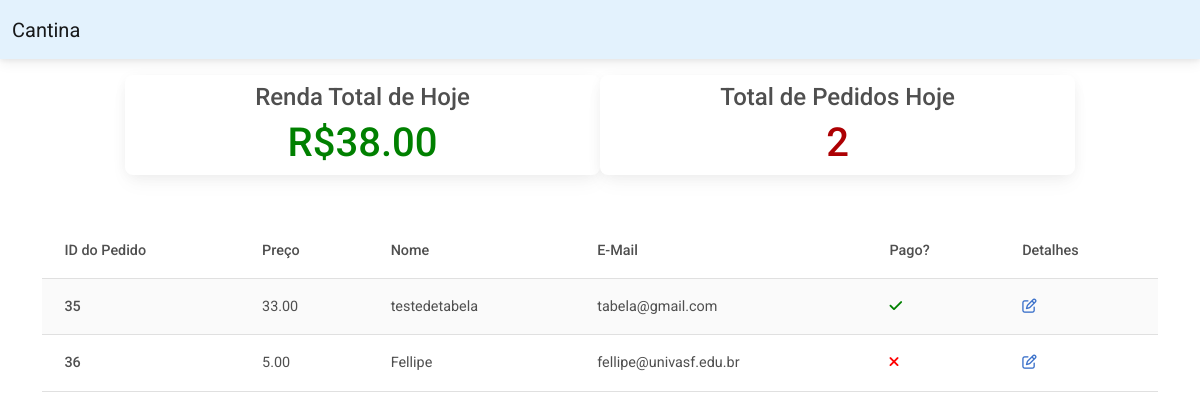
The page /funcionario/dashboard/ (signed in) on the database its author committed.
### cliente/models.py (models this page shows, shortened)
class ModeloPedido(models.Model):
    data_criado = models.DateTimeField(auto_now_add=True)
    price = models.DecimalField(max_digits=7,decimal_places=2)
    itens = models.ManyToManyField('ItemDeMenu',related_name='pedido',blank=True)
    nome = models.CharField(max_length=50, blank=True)
    email = models.CharField(max_length=50, blank=True)
    qtd = models.PositiveIntegerField(default=1)
    pago = models.BooleanField(default=False)
    retirado = models.BooleanField(default=False)

### funcionario/views.py (the view)
# urls.py: path('dashboard/', Dashboard.as_view(), name='dashboard'),
class Dashboard(LoginRequiredMixin, UserPassesTestMixin, View):
    def get(self, request, *args, **kwargs):
        hoje = datetime.today()
        pedidos = ModeloPedido.objects.filter(
            data_criado__year=hoje.year, data_criado__month=hoje.month, data_criado__day=hoje.day)
        pedidos_nao_retirados = []
        renda_total = 0
        for pedido in pedidos:
            renda_total+=pedido.price
            if not pedido.retirado:
                pedidos_nao_retirados.append(pedido)
        context = {
            'pedidos': pedidos_nao_retirados,
            'renda_total': renda_total,
            'total_pedidos': len(pedidos)
        }
        return render(request, 'funcionario/dashboard.html', context)
    def test_func(self):
        return self.request.user.groups.filter(name='Funcionário').exists()

### funcionario/templates/funcionario/dashboard.html
{% extends 'funcionario/base.html' %}
{% block content %}
    <div class="container">
        <div class="row justify-content-center mt-3">
            <div class="card col-md-5 mr-3">
                <h4 class="text-center pt-2">Renda Total de Hoje</h4>
                <h1 class="text-center" style="color: green;">R${{ renda_total }}</h1>
            </div>
            <div class="card col-md-5 mr-3">
                <h4 class="text-center pt-2">Total de Pedidos Hoje</h4>
                <h1 class="text-center" style="color: #ad0003;">{{ total_pedidos }}</h1>
            </div>
        </div>
        <div class="row justify-content-center">
            <div class="col-md-12 mt-5">
                <table class="table table-hover table-striped">
                    <thead>
                        <tr>
                            <th scope="col">ID do Pedido</th>
                            <th scope="col">Preço</th>
                            <th scope="col">Nome</th>
                            <th scope="col">E-Mail</th>
                            <th scope="col">Pago?</th>
                            <th scope="col">Detalhes</th>
                        </tr>
                    </thead>
                    <tbody>
                        {% for pedido in pedidos %}
                        <tr>
                            <th scope="row">{{ pedido.id }}</th>
                            <td>{{ pedido.price }}</td>
                            <td>{{ pedido.nome }}</td>
                            <td>{{ pedido.email }}</td>
                            <td>
                                {% if pedido.pago %}
                                <i style="color:green;" class="fas fa-check"></i>
                                {% else %}
                                <i style="color:red;" class="fas fa-times"></i>
                                {% endif %}
                            </td>
                            <td><a href="{% url 'detalhes-do-pedido' pedido.pk %}"><i class="far fa-edit"></i></a></td>
                        </tr>
                        {% endfor %}
                    </tbody>
                </table>
            </div>
        </div>
    </div>
{% endblock content %}

### rows shown on the page
ModeloPedido: id "35", price "33.00", nome "testedetabela", email "tabela@gmail.com", pago True (drawn)
ModeloPedido: id "36", price "5.00", nome "Fellipe", email "fellipe@univasf.edu.br", pago False (drawn)

### other values the page prints
{{ renda_total }} "38.00"
{{ total_pedidos }} "2"
